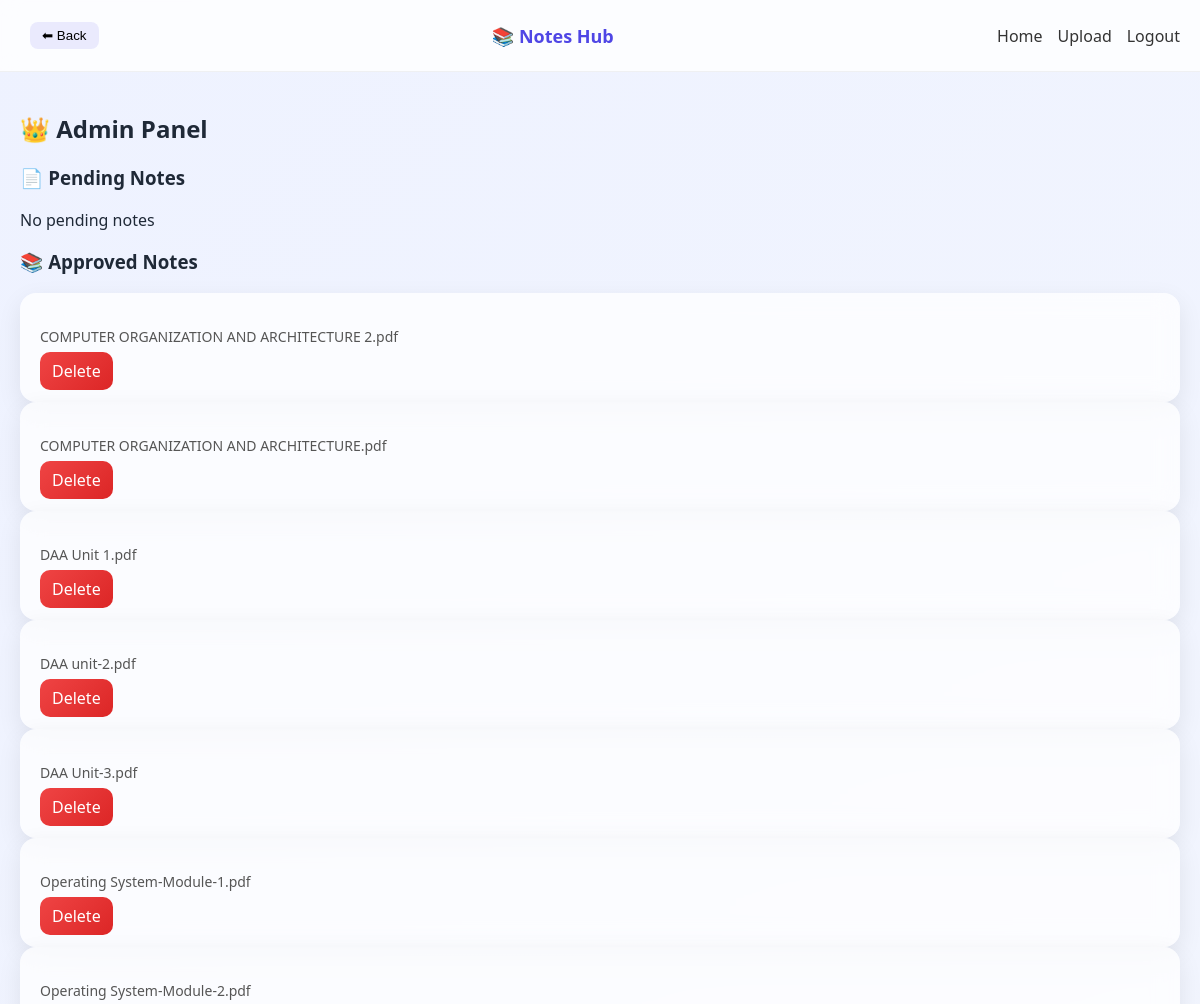
Page /admin (signed in, upper part) on the earlier database version.
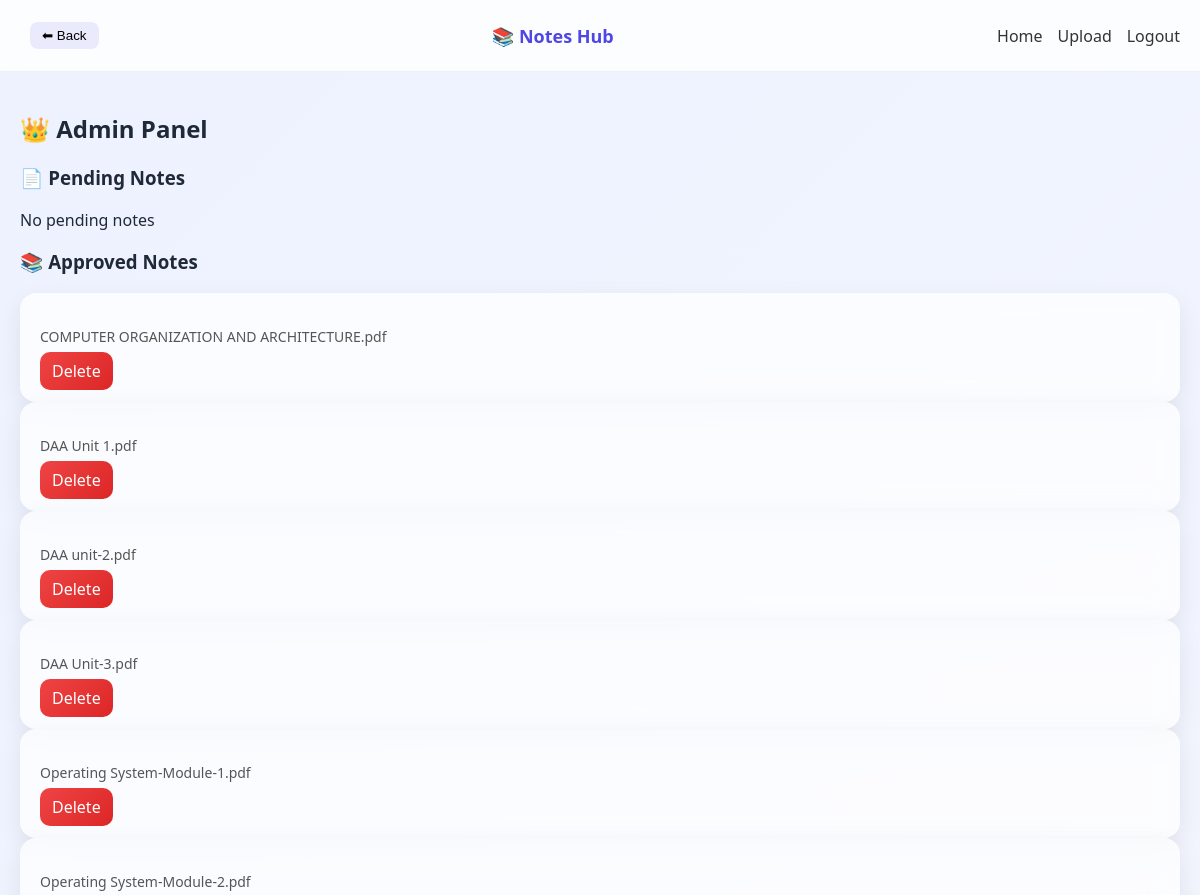
Same page on the later database version.
### tables this page shows
CREATE TABLE notes(
        id INTEGER PRIMARY KEY AUTOINCREMENT,
        title TEXT NOT NULL,
        filename TEXT NOT NULL,
        subject TEXT NOT NULL,
        semester INTEGER NOT NULL,
        uploaded_by TEXT NOT NULL,
        status TEXT NOT NULL DEFAULT 'pending',
        downloads INTEGER DEFAULT 0,
        created_at TIMESTAMP DEFAULT CURRENT_TIMESTAMP
    );

### app.py (the view)
@app.route("/admin")
def admin():
    if not login_required():
        return login_required_redirect()
    if not admin_required():
        return "⛔ Access Denied"
    conn = get_db_connection()
    cur = conn.cursor()
    cur.execute("SELECT * FROM notes WHERE status='pending'")
    pending_notes = cur.fetchall()
    cur.execute("SELECT * FROM notes WHERE status='approved'")
    approved_notes = cur.fetchall()
    cur.execute("SELECT * FROM users")
    users = cur.fetchall()
    conn.close()
    return render_template(
        "admin.html",
        pending_notes=pending_notes,
        approved_notes=approved_notes,
        users=users
    )

### app.py (called while the page is built)
def get_db_connection():
    conn = sqlite3.connect(Config.DATABASE)
    conn.row_factory = sqlite3.Row
    return conn

def login_required():
    return "user" in session

def admin_required():
    return session.get("role") == "admin"

### templates/admin.html (shortened to what this page needs)
{% extends "base.html" %}
{% block content %}
<h2>👑 Admin Panel</h2>
<h3>📄 Pending Notes</h3>
{% if pending_notes %}
  {% for n in pending_notes %}
    <div class="note-card">
      <p><b>{{n['title']}}</b> ({{n['subject']}} - Sem {{n['semester']}})</p>
      <a href="/approve/{{n['id']}}" class="btn">✅ Approve</a>
      <a href="/delete/{{n['id']}}" class="btn danger">❌ Delete</a>
    </div>
  {% endfor %}
{% else %}
  <p>No pending notes</p>
{% endif %}
<h3>📚 Approved Notes</h3>
{% if approved_notes %}
  {% for n in approved_notes %}
    <div class="note-card">
      <p>{{n['title']}}</p>
      <a href="/delete/{{n['id']}}" class="btn danger">Delete</a>
    </div>
  {% endfor %}
{% else %}
  <p>No approved notes</p>
{% endif %}
{% endblock %}

### templates/base.html (shortened to what this page needs)
<!DOCTYPE html>
<html lang="en">
<head>
  <link rel="stylesheet" href="{{ url_for('static', filename='css/style.css') }}">
</head>
<body>
<header class="topbar">
  <div class="top-left">
    {% if request.path != '/dashboard' %}
      <button onclick="goBack()" class="back-btn">⬅ Back</button>
    {% endif %}
  </div>
  <h2 class="logo">📚 Notes Hub</h2>
  <div class="top-right">
    {% if session.get('user') %}
      <a href="/dashboard" class="nav-link">Home</a>
      <a href="/upload" class="nav-link">Upload</a>
      <a href="/logout" class="nav-link">Logout</a>
    {% endif %}
  </div>
</header>
<main class="content">
  {% block content %}{% endblock %}
</main>
</body>
</html>

### static/css/style.css (style rules this page uses)
body { font-family: 'Segoe UI', sans-serif; margin: 0; background: linear-gradient(135deg, #eef2ff, #f8fafc); min-height: 100vh; color: #1f2937; }
.topbar { display: flex; align-items: center; gap: 15px; }
.logo { font-size: 24px; font-weight: bold; color: #4F46E5; }
.content { padding: 20px; overflow-y: auto; }
.card, .note-card { background: rgba(255,255,255,0.75); backdrop-filter: blur(12px); border-radius: 16px; padding: 20px; box-shadow: 0 8px 25px rgba(0,0,0,0.08); transition: all 0.3s ease; }
.note-card p { color: #555; font-size: 14px; }
.btn { background: linear-gradient(135deg, #4F46E5, #6366F1); color: white; padding: 8px 12px; border-radius: 10px; text-decoration: none; text-align: center; transition: 0.3s; }
.danger { background: linear-gradient(135deg, #ef4444, #dc2626); }
.back-btn { margin: 10px; padding: 8px 12px; border-radius: 8px; background: #eee; border: none; cursor: pointer; }
.topbar { display: flex; align-items: center; justify-content: space-between; padding: 12px 20px; background: rgba(255,255,255,0.8); backdrop-filter: blur(10px); border-bottom: 1px solid rgba(0,0,0,0.05); }
.logo { margin: 0; font-size: 18px; }
.top-right { display: flex; gap: 15px; }
.nav-link { text-decoration: none; color: #333; font-weight: 500; transition: 0.3s; }
.back-btn { background: rgba(79,70,229,0.1); border: none; padding: 6px 12px; border-radius: 8px; cursor: pointer; font-weight: 500; transition: 0.3s; }
.content { padding: 20px; }

Differences in the rows shown:
removed notes: title "COMPUTER ORGANIZATION AND ARCHITECTURE 2.pdf"
